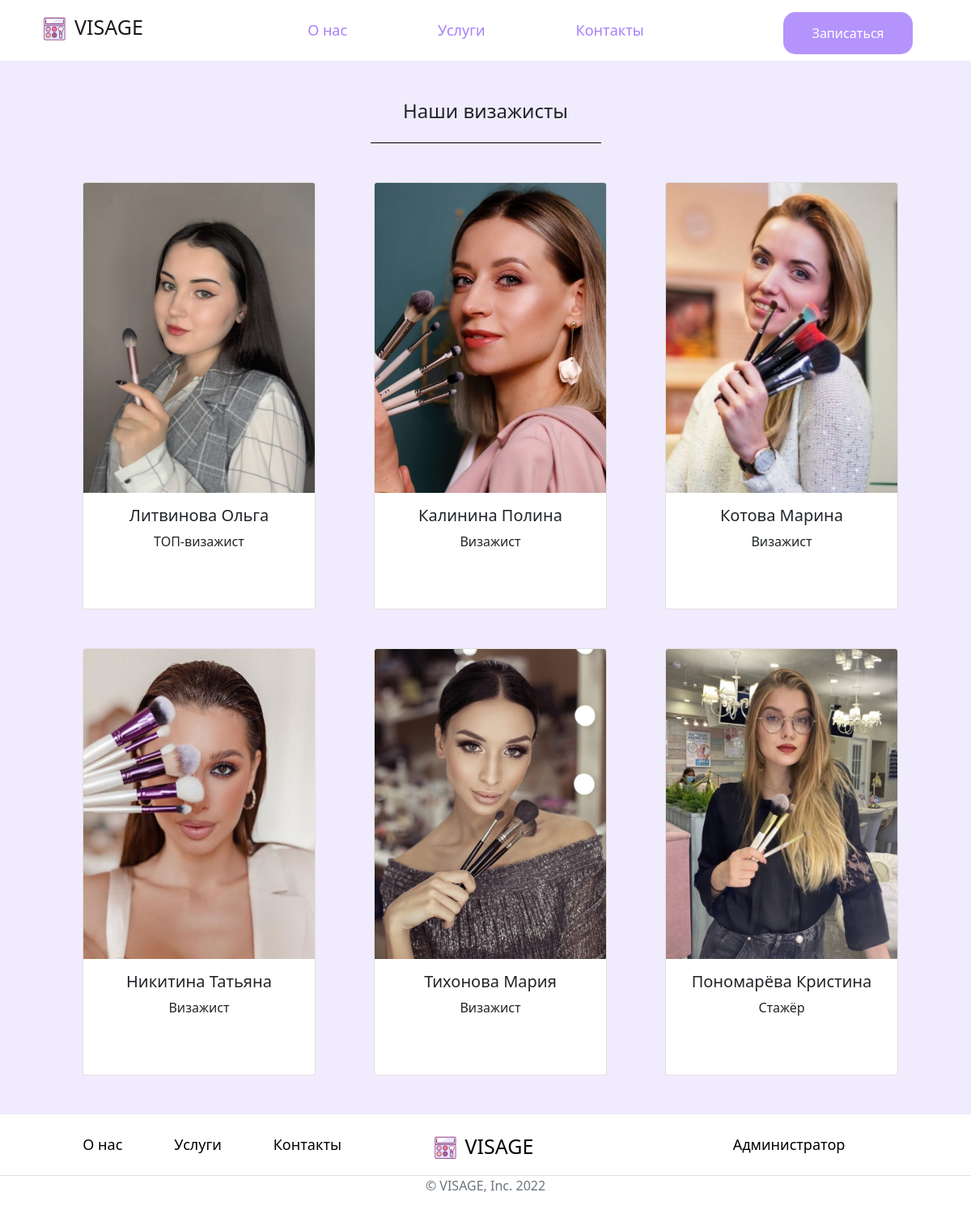
The app's page /about_us/ with its own data.
### content/models.py (models this page shows, shortened)
class Vizajisti(models.Model):
    fam = models.CharField(max_length=45, verbose_name="Фамилия")
    name = models.CharField(max_length=20, verbose_name="Имя")
    kvalifikaciya = models.ForeignKey(Kvalifikaciya, on_delete=models.PROTECT, verbose_name="Квалификация")
    foto = models.ImageField(upload_to='vizajisti/')
    def __str__(self):
        return f"{self.fam}  {self.name} ({self.kvalifikaciya.opyt})"

class Kvalifikaciya(models.Model):
    opyt = models.CharField(max_length=20, verbose_name="Опыт")
    procent = models.FloatField(verbose_name="Процент")

### content/views.py (the view)
# urls.py: path('about_us/', about_us, name="about_us"),
def about_us(request):
    form = ZayavkiForm()
    vizajist = Vizajisti.objects.all()
    return render(request, 'about_us.html', {'title': 'О нас', "form": form, 'vizajist': vizajist})

### content/models.py (called while the page is built)
    def __str__(self):
        return self.name

    def __str__(self):
        return self.name

### templates/about_us.html
{% extends 'base.html' %}
{% load static %}
{% block content %}
<div class="container">
    <div class="row justify-content-center">
            <div class="col-3 mt-5 pb-3 mb-5" style="border-bottom: 1px solid black">
                <h4 class="text-center">Наши визажисты</h4>
            </div>
    </div>
</div>
    <div class="container mb-5">
        <div class="row gy-5 justify-content-center ms-5">
            {% for v in vizajist %}
          <div class="col-md-6 col-lg-4 text-center">
           <div class="card" style="width: 18rem;  height: 33rem">
               <img src="{{ v.foto.url }}" style="height: 383px; width: 286px;" class="card-img-top" alt="...">
               <div class="card-body">
                    <h5 class="card-title">{{ v.fam }} {{ v.name }}</h5>
                    <p class="card-text">{{ v.kvalifikaciya.opyt }}</p>
                </div>
           </div>
          </div>
            {% endfor %}
        </div>
    </div>
{% endblock content %}

### content/static/style.css (style rules this page uses)
p { line-height: 25px; }

### records on screen
Vizajisti: foto (picture), fam "Литвинова", name "Ольга", kvalifikaciya.opyt "ТОП-визажист"
Vizajisti: foto (picture), fam "Калинина", name "Полина", kvalifikaciya.opyt "Визажист"
Vizajisti: foto (picture), fam "Котова", name "Марина", kvalifikaciya.opyt "Визажист"
Vizajisti: foto (picture), fam "Никитина", name "Татьяна", kvalifikaciya.opyt "Визажист"
Vizajisti: foto (picture), fam "Тихонова", name "Мария", kvalifikaciya.opyt "Визажист"
Vizajisti: foto (picture), fam "Пономарёва", name "Кристина", kvalifikaciya.opyt "Стажёр"
